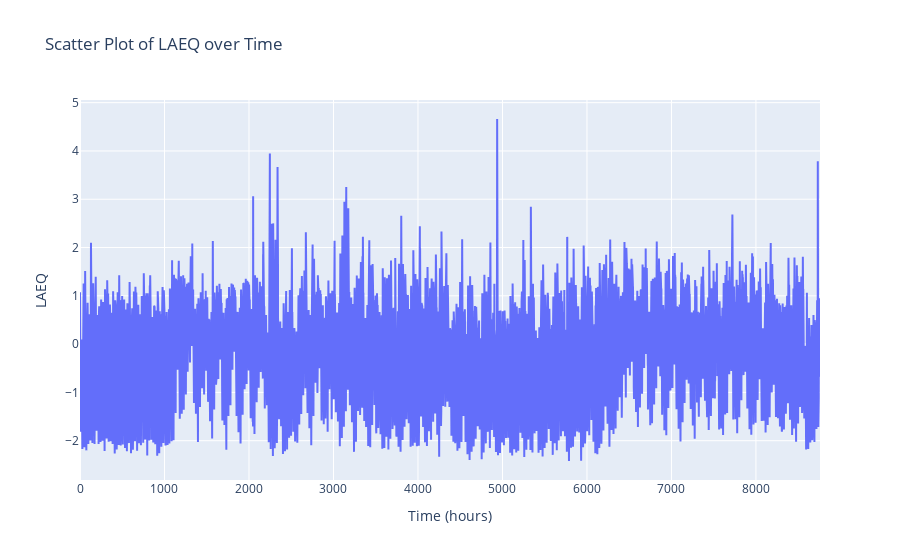

The notebook cell this image was saved under:
### Code cell
#plot with standardized values

# Creating the scatter plot using go.Scatter
fig = go.Figure(data=go.Scatter(
    #x=data_Namen['time'],
    y=laeq_standardized,
    mode='lines'
))

# Customizing the plot layout
fig.update_layout(
    title='Scatter Plot of LAEQ over Time',
    xaxis=dict(title='Time (hours)'),
    yaxis=dict(title='LAEQ')
)

# Displaying the plot
fig.show()

### Figure 1 — Plotly figure (JSON) as saved in the notebook; plotly's stock layout.template omitted (floating-point values rounded to 4 significant figures; data arrays with more than 128 entries replaced by an {"elided": "..."} marker saying what was removed)
{"data": [{"mode": "lines", "type": "scatter", "y": {"elided": "8759 float values"}}], "layout": {"title": {"text": "Scatter Plot of LAEQ over Time"}, "xaxis": {"title": {"text": "Time (hours)"}}, "yaxis": {"title": {"text": "LAEQ"}}}}
